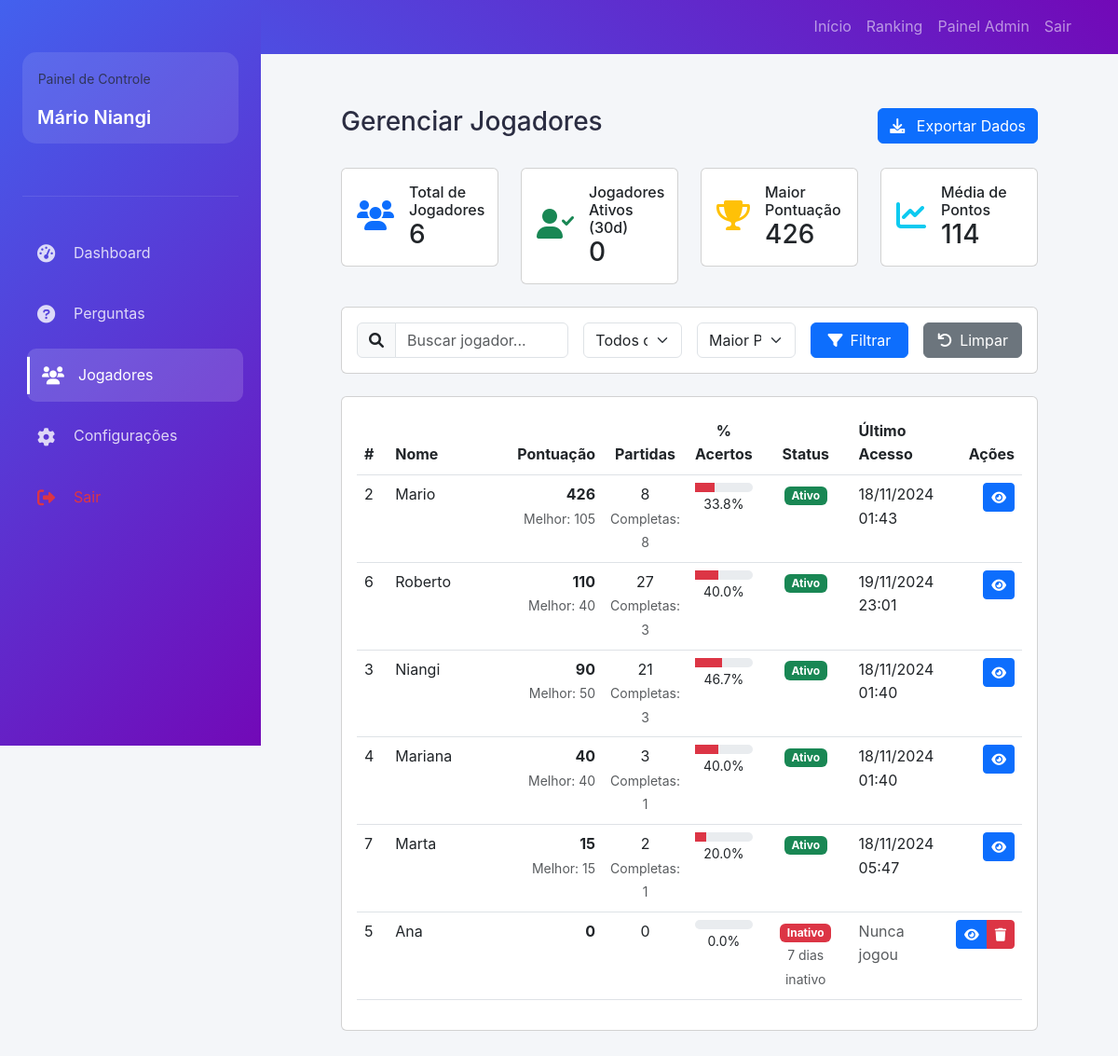
The page /admin/jogadores.php (signed in) on the database its author committed.
### tables this page shows
CREATE TABLE `jogadores` (
  `id` int(11) NOT NULL,
  `nome` varchar(100) NOT NULL,
  `pontuacao_total` int(11) DEFAULT 0,
  `melhor_pontuacao` int(11) DEFAULT 0,
  `jogos_completados` int(11) DEFAULT 0,
  `data_ultimo_jogo` timestamp NOT NULL DEFAULT current_timestamp() ON UPDATE current_timestamp(),
  `status` enum('ativo','inativo') NOT NULL DEFAULT 'ativo',
  `data_cadastro` datetime NOT NULL DEFAULT current_timestamp(),
  `ultima_partida` datetime DEFAULT NULL
);

### admin/jogadores.php (the view, shortened to what the rows shown need)
<?php
require_once '../includes/conexao.php';
$itens_por_pagina = 15;
$pagina_atual = isset($_GET['pagina']) ? (int)$_GET['pagina'] : 1;
$offset = ($pagina_atual - 1) * $itens_por_pagina;
$ordem = isset($_GET['ordem']) ? filter_var($_GET['ordem'], FILTER_SANITIZE_STRING) : 'pontuacao';
$where = [];
$order_by = match($ordem) {
    'nome' => 'j.nome ASC',
    'data' => 'j.data_cadastro DESC',
    'partidas' => 'j.jogos_completados DESC',
    default => 'j.pontuacao_total DESC'
};
require_once '../includes/header.php';
?>
<div class="admin-wrapper">
    <main class="admin-content">
        <div class="container-fluid">
            <div class="d-flex justify-content-between align-items-center mb-4">
                <h1 class="h3">Gerenciar Jogadores</h1>
            </div>
            <div class="card">
                <div class="card-body">
                    <?php
                    try {
                        $sql = "
                            SELECT
                                j.*,
                                COUNT(DISTINCT p.id) as total_partidas,
                                SUM(p.acertos) as total_acertos,
                                SUM(p.total_perguntas) as total_perguntas,
                                MAX(p.data_partida) as ultima_partida
                            FROM jogadores j
                            LEFT JOIN partidas p ON j.id = p.jogador_id
                            " . (!empty($where) ? " WHERE " . implode(" AND ", $where) : "") . "
                            GROUP BY j.id
                            ORDER BY {$order_by}
                            LIMIT :offset, :limit
                        ";
                        $stmt = $conexao->prepare($sql);
                        $stmt->bindValue(':offset', $offset, PDO::PARAM_INT);
                        $stmt->bindValue(':limit', $itens_por_pagina, PDO::PARAM_INT);
                        $stmt->execute();
                        $jogadores = $stmt->fetchAll(PDO::FETCH_ASSOC);
                        if(empty($jogadores)): ?>
                            <div class="alert alert-info">
                                <i class="fas fa-info-circle me-2"></i>Nenhum jogador encontrado com os filtros selecionados.
                            </div>
                        <?php else: ?>
                            <div class="table-responsive">
                                <table class="table table-hover">
                                    <thead>
                                        <tr>
                                            <th width="5%">#</th>
                                            <th width="20%">Nome</th>
                                            <th width="15%" class="text-end">Pontuação</th>
                                            <th width="10%" class="text-center">Partidas</th>
                                            <th width="10%" class="text-center">% Acertos</th>
                                            <th width="15%" class="text-center">Status</th>
                                            <th width="15%">Último Acesso</th>
                                            <th width="10%" class="text-end">Ações</th>
                                        </tr>
                                    </thead>
                                    <tbody>
                                    <?php foreach($jogadores as $jogador):
                                        $porcentagem_acertos = $jogador['total_perguntas'] > 0
                                            ? ($jogador['total_acertos'] / $jogador['total_perguntas']) * 100
                                            : 0;
                                        $status = 'inativo';
                                        $status_class = 'danger';
                                        if ($jogador['ultima_partida']) {
                                            $dias_inativo = (time() - strtotime($jogador['ultima_partida'])) / (60 * 60 * 24);
                                            if ($dias_inativo <= 30) {
                                                $status = 'ativo';
                                                $status_class = 'success';
                                            } elseif ($dias_inativo <= 90) {
                                                $status = 'ocasional';
                                                $status_class = 'warning';
                                            }
                                        }
                                    ?>
                                        <tr>
                                            <td><?php echo $jogador['id']; ?></td>
                                            <td>
                                                <?php echo htmlspecialchars($jogador['nome']); ?>
                                            </td>
                                            <td class="text-end">
                                                <strong><?php echo number_format($jogador['pontuacao_total']); ?></strong>
                                                <?php if($jogador['melhor_pontuacao']): ?>
                                                    <br>
                                                    <small class="text-muted">
                                                        Melhor: <?php echo number_format($jogador['melhor_pontuacao']); ?>
                                                    </small>
                                                <?php endif; ?>
                                            </td>
                                            <td class="text-center">
                                                <?php echo number_format($jogador['total_partidas']); ?>
                                                <?php if($jogador['jogos_completados']): ?>
                                                    <br>
                                                    <small class="text-muted">
                                                        Completas: <?php echo number_format($jogador['jogos_completados']); ?>
                                                    </small>
                                                <?php endif; ?>
                                            </td>
                                            <td class="text-center">
                                                <?php
                                                $cor_progresso = 'bg-danger';
                                                ?>
                                                <div class="progress" style="height: 10px;">
                                                    <div class="progress-bar <?php echo $cor_progresso; ?>"
                                                         role="progressbar"
                                                         style="width: <?php echo $porcentagem_acertos; ?>%">
                                                    </div>
                                                </div>
                                                <small><?php echo number_format($porcentagem_acertos, 1); ?>%</small>
                                            </td>
                                            <td class="text-center">
                                                <span class="badge bg-<?php echo $status_class; ?>">
                                                    <?php echo ucfirst($status); ?>
                                                </span>
                                                <?php if($status !== 'ativo'): ?>
                                                    <br>
                                                    <small class="text-muted">
                                                        <?php echo ceil($dias_inativo); ?> dias inativo
                                                    </small>
                                                <?php endif; ?>
                                            </td>
                                            <td>
                                                <?php if($jogador['ultima_partida']): ?>
                                                    <?php echo date('d/m/Y H:i', strtotime($jogador['ultima_partida'])); ?>
                                                <?php else: ?>
                                                    <span class="text-muted">Nunca jogou</span>
                                                <?php endif; ?>
                                            </td>
                                            <td class="text-end">
                                                <div class="btn-group">
                                                    <button type="button"
                                                            class="btn btn-sm btn-primary"
                                                            onclick="verDetalhes(<?php echo $jogador['id']; ?>)"
                                                            title="Ver Detalhes">
                                                        <i class="fas fa-eye"></i>
                                                    </button>
                                                    <?php if($status === 'inativo'): ?>
                                                    <button type="button"
                                                            class="btn btn-sm btn-danger"
                                                            onclick="confirmarRemocao(<?php echo $jogador['id']; ?>)"
                                                            title="Remover Jogador">
                                                        <i class="fas fa-trash"></i>
                                                    </button>
                                                    <?php endif; ?>
                                                </div>
                                            </td>
                                        </tr>
                                    <?php endforeach; ?>
                                    </tbody>
                                </table>
                            </div>
                        <?php endif; ?>
                    <?php } catch (PDOException $e) {
                        registrar_log('erro', 'Erro ao listar jogadores: ' . $e->getMessage());
                        ?>
                        <div class="alert alert-danger">
                            <i class="fas fa-exclamation-circle me-2"></i>
                            Erro ao carregar lista de jogadores. Por favor, tente novamente mais tarde.
                        </div>
                    <?php } ?>
                </div>
            </div>
        </div>
    </main>
</div>
</body>
</html>

### rows shown on the page
jogadores: id "2", nome "Mario", pontuacao_total "426", melhor_pontuacao "105", total_partidas "8", jogos_completados "8", $porcentagem_acertos 33.846153846154 (drawn), porcentagem_acertos "33.8", status "Ativo", ultima_partida "18/11/2024 01:43"
jogadores: id "6", nome "Roberto", pontuacao_total "110", melhor_pontuacao "40", total_partidas "27", jogos_completados "3", porcentagem_acertos "40.0", status "Ativo", ultima_partida "19/11/2024 23:01"
jogadores: id "3", nome "Niangi", pontuacao_total "90", melhor_pontuacao "50", total_partidas "21", jogos_completados "3", $porcentagem_acertos 46.666666666667 (drawn), porcentagem_acertos "46.7", status "Ativo", ultima_partida "18/11/2024 01:40"
jogadores: id "4", nome "Mariana", pontuacao_total "40", melhor_pontuacao "40", total_partidas "3", jogos_completados "1", porcentagem_acertos "40.0", status "Ativo", ultima_partida "18/11/2024 01:40"
jogadores: id "7", nome "Marta", pontuacao_total "15", melhor_pontuacao "15", total_partidas "2", jogos_completados "1", $porcentagem_acertos 20 (drawn), porcentagem_acertos "20.0", status "Ativo", ultima_partida "18/11/2024 05:47"
jogadores: id "5", nome "Ana", pontuacao_total "0", total_partidas "0", porcentagem_acertos "0.0", status "Inativo", shows "Nunca jogou"

### other values the page prints
$_SESSION['admin_nome'] "Mário Niangi"
$stats['total_jogadores'] "6"
$stats['jogadores_ativos'] "0"
$stats['maior_pontuacao'] "426"
$stats['media_pontos'] "114"
